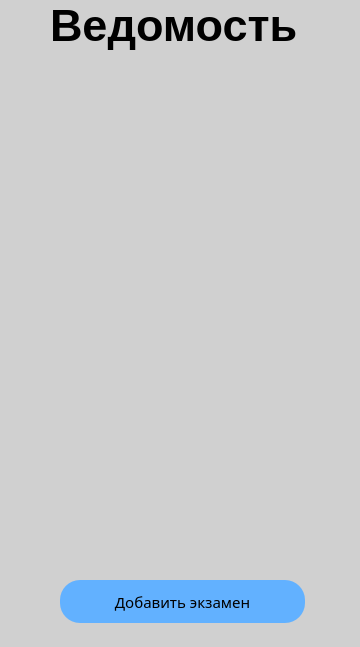
<?xml version="1.0" encoding="UTF-8"?>
<ui version="4.0">
 <class>Dialog</class>
 <widget class="QDialog" name="Dialog">
  <property name="enabled">
   <bool>true</bool>
  </property>
  <property name="geometry">
   <rect>
    <x>0</x>
    <y>0</y>
    <width>360</width>
    <height>647</height>
   </rect>
  </property>
  <property name="windowTitle">
   <string>Dialog</string>
  </property>
  <property name="styleSheet">
   <string notr="true">background: #D0D0D0;</string>
  </property>
  <widget class="QLabel" name="label_name">
   <property name="geometry">
    <rect>
     <x>50</x>
     <y>0</y>
     <width>251</width>
     <height>51</height>
    </rect>
   </property>
   <property name="styleSheet">
    <string notr="true">font-family: 'Montserrat';
font-style: normal;
font-weight: 700;
font-size: 45px;
line-height: 122px;
color: #000000;</string>
   </property>
   <property name="text">
    <string>Ведомость</string>
   </property>
   <property name="alignment">
    <set>Qt::AlignLeading|Qt::AlignLeft|Qt::AlignVCenter</set>
   </property>
  </widget>
  <widget class="QListWidget" name="exams_list">
   <property name="geometry">
    <rect>
     <x>15</x>
     <y>80</y>
     <width>331</width>
     <height>361</height>
    </rect>
   </property>
   <property name="font">
    <font>
     <family>Yu Gothic UI Semibold</family>
     <pointsize>12</pointsize>
     <weight>75</weight>
     <bold>true</bold>
    </font>
   </property>
   <property name="cursor" stdset="0">
    <cursorShape>ArrowCursor</cursorShape>
   </property>
   <property name="mouseTracking">
    <bool>false</bool>
   </property>
   <property name="acceptDrops">
    <bool>false</bool>
   </property>
   <property name="styleSheet">
    <string notr="true">QListView::item
{
margin: 5px;
height: 30px;
color: #000;
background-color:#FFF;
border-radius:15px;
padding:0 10px;
}
QListView{
border: none;
}
QListView::item:selected
{
border:none;
}</string>
   </property>
   <property name="editTriggers">
    <set>QAbstractItemView::EditKeyPressed|QAbstractItemView::SelectedClicked</set>
   </property>
   <property name="showDropIndicator" stdset="0">
    <bool>true</bool>
   </property>
   <property name="viewMode">
    <enum>QListView::ListMode</enum>
   </property>
  </widget>
  <widget class="QPushButton" name="add_btn">
   <property name="geometry">
    <rect>
     <x>60</x>
     <y>580</y>
     <width>245</width>
     <height>43</height>
    </rect>
   </property>
   <property name="font">
    <font>
     <family>Montserrat</family>
     <pointsize>-1</pointsize>
     <weight>50</weight>
     <italic>false</italic>
     <bold>false</bold>
    </font>
   </property>
   <property name="cursor">
    <cursorShape>PointingHandCursor</cursorShape>
   </property>
   <property name="styleSheet">
    <string notr="true">QPushButton{
	 background-color: #62B1FF;
	border-radius: 20%;
	font-family: 'Montserrat';
	font-style: normal;
	font-weight: 400;
	font-size: 15px;
	color: #000000;
}
QPushButton:hover{
   background-color:#7DBFFF;
}



</string>
   </property>
   <property name="text">
    <string>Добавить экзамен</string>
   </property>
  </widget>
 </widget>
 <resources/>
 <connections/>
</ui>
